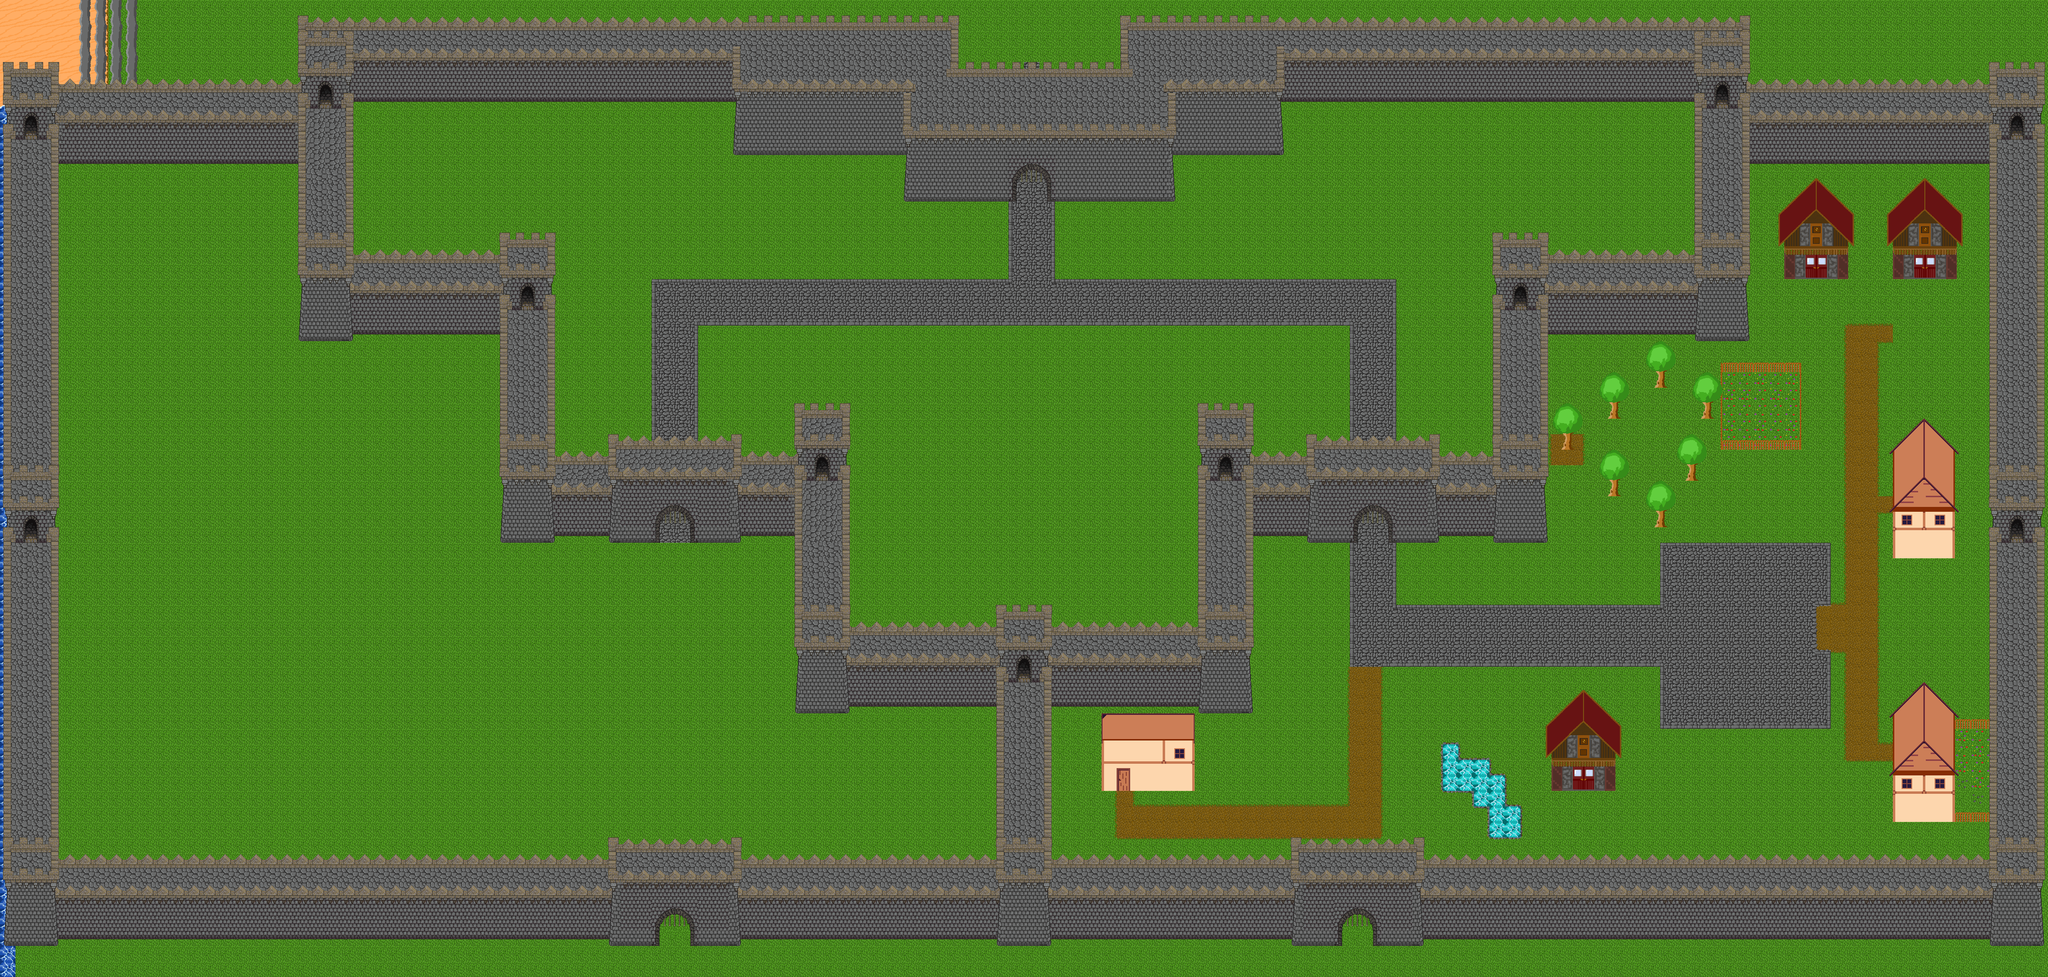

Rendered tile map (Tiled .tmx) drawn with the repository's tilesets; below, a short description and the map source with its tile grids summarised:
An orthogonal 132x63 tile map with 32x32 px tiles, 3 tile layers (sol, batiment (caché), arbres/batiment/decort), 2 tilesets.

<map version="1.10" tiledversion="1.10.0" orientation="orthogonal" renderorder="right-down" width="132" height="63" tilewidth="32" tileheight="32" infinite="0" nextlayerid="11" nextobjectid="1">
 <editorsettings>
  <export target="[local-path]/Downloads/Proket zelda like 2023/prog/tiled/village.json" format="json" />
 </editorsettings>
 <tileset firstgid="1" source="asset.tsx" />
 <tileset firstgid="1" source="../../LD/asset.tsx" />
 <layer id="8" name="sol" width="132" height="63">
  <data>[8316 cells, 8313 non-empty, 40 distinct tile ids]</data>
 </layer>
 <layer id="9" name="batiment (caché)" width="132" height="63">
  <data>[8316 cells, 318 non-empty, 23 distinct tile ids]</data>
 </layer>
 <layer id="10" name="arbres/batiment/decort" width="132" height="63">
  <data>[8316 cells, 3353 non-empty, 179 distinct tile ids]</data>
 </layer>
</map>